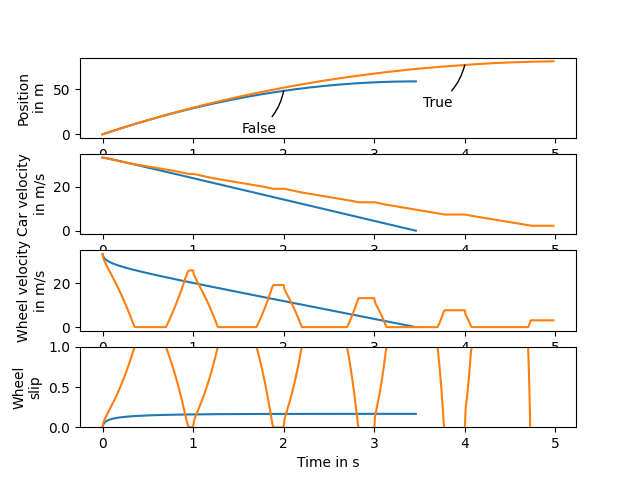

Source code (Python):
# Simulates the driver pumping the brakes in the 
# wheel_slip function below. The driver should 
# slam on the brake from t = 0.0 s to t = 0.7 s,
# let go, then slam the brakes on again from 
# t = 1.0 s to t = 1.7 s, and so on.

import matplotlib.pyplot as plt
import numpy
import math

h = 0.01 # s
mass_quarter_car = 250. # kg
mass_effective_wheel = 20. # kg
g = 9.81 # m / s2

end_time = 5. # s
num_steps = int(end_time / h)

w = numpy.zeros(num_steps + 1) # 1 / s
v = numpy.zeros(num_steps + 1) # m / s
x = numpy.zeros(num_steps + 1) # m
times = h * numpy.array(range(num_steps + 1))


def plot_me():
    axes_x = plt.subplot(411)
    axes_v = plt.subplot(412)
    axes_w = plt.subplot(413)
    axes_s = plt.subplot(414)

    def friction_coeff(slip):
        return 1.1 * (1. - math.exp(-20. * slip)) - 0.4 * slip

    def wheel_slip():
        b_values = [130., 200.] # m / s2
        for b in b_values:
            is_pumping = (b > 170.)
            x[0] = 0.
            v[0] = 120. * 1000. / 3600. # 120 km / h    
            w[0] = v[0]
            
            for step in range(num_steps):
                if v[step] < 0.01:
                    break
                
                s = max(0., 1. - w[step] / v[step])
                force = friction_coeff(s) * mass_quarter_car * g
                v[step + 1] = v[step] - h * force / mass_quarter_car
                x[step + 1] = x[step] + h * v[step]
                
                on_off_factor = 1.0 # It may be a good idea to use this variable.
                if is_pumping:
                    if times[step]-int(times[step])>=0.7:
                        on_off_factor=0
                w[step + 1] = w[step]+h*(force/mass_effective_wheel-on_off_factor*b)
                w[step + 1] = max(0., w[step + 1])
                    
            axes_x.plot(times[:step], x[:step])
            axes_v.plot(times[:step], v[:step])
            axes_w.plot(times[:step], w[:step])
            axes_s.plot(times[:step], 1. - w[:step] / v[:step])
            p = int((0.4 + 0.4 * (b - b_values[0]) / (b_values[-1] - b_values[0])) * num_steps)
            axes_x.annotate(is_pumping, (times[p], x[p]),
                                   xytext = (-30, -30), textcoords = 'offset points',
                                   arrowprops = dict(arrowstyle = '-', connectionstyle = 'arc3, rad = 0.2', shrinkB = 0.))

        return x, v, w

    axes_x.set_ylabel('Position\nin m', multialignment = 'center')
    axes_v.set_ylabel('Car velocity\nin m/s', multialignment = 'center')
    axes_w.set_ylabel('Wheel velocity\nin m/s', multialignment = 'center')
    axes_s.set_ylabel('Wheel\nslip', multialignment = 'center')
    axes_s.set_xlabel('Time in s')
    axes_s.set_ylim(0., 1.)
    
    return wheel_slip()

plot_me()
plt.show()
